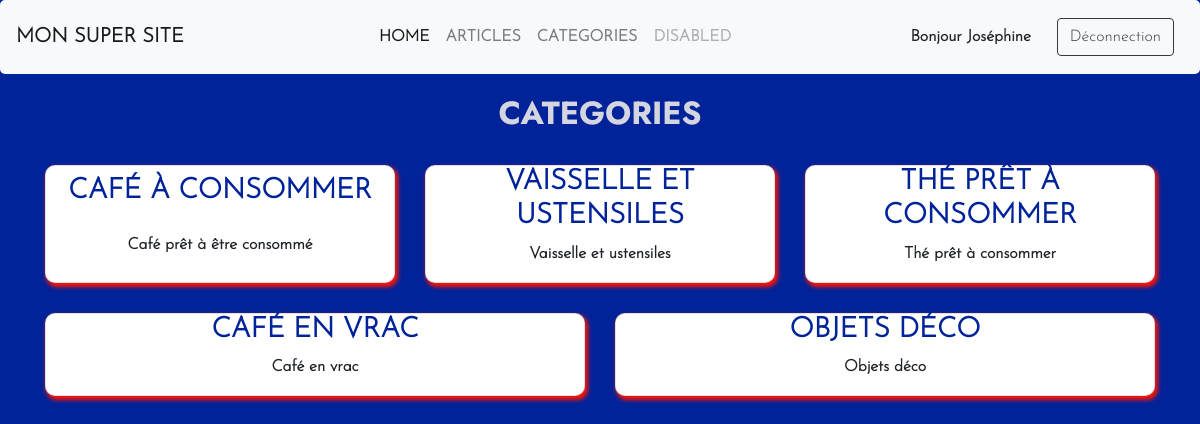
/categories (signed in), run on the app's committed database.
### tables this page shows
CREATE TABLE  categories  (
     id_categorie  INT NOT NULL AUTO_INCREMENT,
     nom_categorie  varchar(50) NOT NULL,
     description_categorie VARCHAR(100) NOT NULL,
    PRIMARY KEY ( id_categorie )
);

### Controllers/Controller.php (called while the page is built, shortened)
<?php
abstract class Controller {
    public function render(string $fichier, array $donnees = [], string $template='default'){
         extract($donnees);
        require_once($_SERVER['DOCUMENT_ROOT'].'/Views/'.$fichier.'.php');
    }
}

### Controllers/CategoriesController.php (called while the page is built, shortened)
<?php
class CategoriesController extends Controller{
    public function index(){
        $instanceCategorie = new ModelCategorie;
        $categories=$instanceCategorie->findAll();
        $this->render('categories/index',['categories'=>$categories]);
    }
}

### Models/Table/ModelCategorie.php (called while the page is built, shortened)
<?php
class ModelCategorie extends Model {
    public function __construct(){
        $this->table = 'categories';
    }
}

### Main/Database.php (called while the page is built, shortened)
<?php
class Database extends PDO{
    private static $instance;
    private function __construct(){
        $_dsn = 'mysql:dbname='. self::DBNAME . ';host=' . self::DBHOST . ';charset='. self::DBCHARSET;
    }
    public static function getInstance():self {
        if(self::$instance === null){
            self::$instance = new self();
        }
        return self::$instance;
    }
}
?>

### Models/Model.php (called while the page is built, shortened)
<?php
class Model extends Database{
    protected $table;
    public function executerRequete(string $sql, array $attributs = null){
        $this->db = Database::getInstance();
        if($attributs !== null){
            $query = $this->db->prepare($sql);
            $query->execute($attributs);
            return $query;
        } else {
            return $this->db->query($sql);
        }
    }
    public function findAll() {
        $query = $this->executerRequete('SELECT * FROM '.$this->table);
        return $query->fetchAll();
    }
}
?>

### public/views/categories/index.php (the view, shortened to what this page needs)
<div class="container">
    <div class="row page">
        <h2>Categories</h2>
    </div>
    <div class="row">
        <?php foreach ($categories as $categorie) { ?>
            <div class="card col-12 col-sm article">
                <h3><a href="categories/lire/<?php echo $categorie["id"] ?>">
                        <?php echo ($categorie['nom_categorie']) ?></a></h3>
                <p><?php echo ($categorie['description_categorie']) ?></p>
            </div>
        <?php } ?>
    </div>
</div>

### public/views/includes/assets/style.css (style rules this page uses)
:root { --first-main-color: rgba(71, 71, 71, 0.445); --second-main-color: #00239a; --third-main-color: #ff1300; --fourth-main-color: rgba(233, 231, 231, 0.911); }
* { text-align: center; justify-content: space-around; border-radius: 5px; list-style: none; font-family: "font-generale"; font-weight: 600; }
body { background-color: var(--second-main-color); }
a, h3 { color: var(--second-main-color); text-transform: uppercase; font-weight: 900; }
h2 { color: var(--fourth-main-color); text-transform: uppercase; font-family: "font-titre"; }
.page { margin-top: 20px; margin-bottom: 10px; line-height: 3; }
.row { justify-content: space-around; }
.card { border-radius: 10px; -webkit-box-shadow: 2px 3px 8px 1px var(--third-main-color); box-shadow: 2px 3px 4px 1px var(--third-main-color); transition: 0.5s; margin: 15px 15px; align-items: center; min-width: 23vw; }

### data on the page
categories: nom_categorie "CAFÉ À CONSOMMER", description_categorie "Café prêt à être consommé"
categories: nom_categorie "VAISSELLE ET USTENSILES", description_categorie "Vaisselle et ustensiles"
categories: nom_categorie "THÉ PRÊT À CONSOMMER", description_categorie "Thé prêt à consommer"
categories: nom_categorie "CAFÉ EN VRAC", description_categorie "Café en vrac"
categories: nom_categorie "OBJETS DÉCO", description_categorie "Objets déco"

### other printed values
$_SESSION['utilisateur']['nom'] "Joséphine"
